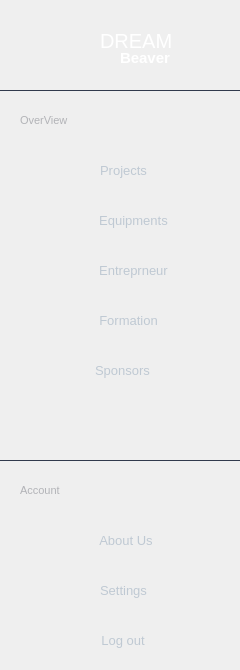
     <widget class="QWidget" name="side_bar" native="true">
      <property name="maximumSize">
       <size>
        <width>240</width>
        <height>16777215</height>
       </size>
      </property>
      <property name="styleSheet">
       <string notr="true">#side_bar {
	background-color:#0F141E;
	border-radius:7px;
}

</string>
      </property>
      <widget class="Line" name="line_1">
       <property name="geometry">
        <rect>
         <x>0</x>
         <y>80</y>
         <width>251</width>
         <height>21</height>
        </rect>
       </property>
       <property name="maximumSize">
        <size>
         <width>1000</width>
         <height>16777215</height>
        </size>
       </property>
       <property name="styleSheet">
        <string notr="true">background-color:transparent;
color: #1C212B;
color: rgb(49, 58, 77);</string>
       </property>
       <property name="frameShadow">
        <enum>QFrame::Plain</enum>
       </property>
       <property name="lineWidth">
        <number>1</number>
       </property>
       <property name="midLineWidth">
        <number>1</number>
       </property>
       <property name="orientation">
        <enum>Qt::Horizontal</enum>
       </property>
      </widget>
      <widget class="Line" name="line_2">
       <property name="geometry">
        <rect>
         <x>0</x>
         <y>450</y>
         <width>251</width>
         <height>21</height>
        </rect>
       </property>
       <property name="maximumSize">
        <size>
         <width>1000</width>
         <height>16777215</height>
        </size>
       </property>
       <property name="styleSheet">
        <string notr="true">background-color:transparent;
color: #1C212B;
color: rgb(49, 58, 77);</string>
       </property>
       <property name="frameShadow">
        <enum>QFrame::Plain</enum>
       </property>
       <property name="lineWidth">
        <number>1</number>
       </property>
       <property name="midLineWidth">
        <number>1</number>
       </property>
       <property name="orientation">
        <enum>Qt::Horizontal</enum>
       </property>
      </widget>
      <widget class="QLabel" name="Dream">
       <property name="geometry">
        <rect>
         <x>100</x>
         <y>30</y>
         <width>71</width>
         <height>21</height>
        </rect>
       </property>
       <property name="styleSheet">
        <string notr="true">background-color:transparent;
color:white;
font-size:20px;
font-size:bold;</string>
       </property>
       <property name="text">
        <string>DREAM</string>
       </property>
      </widget>
      <widget class="QLabel" name="beaver">
       <property name="geometry">
        <rect>
         <x>120</x>
         <y>50</y>
         <width>61</width>
         <height>16</height>
        </rect>
       </property>
       <property name="styleSheet">
        <string notr="true">background-color:transparent; 
color:white;
font-size:15px ;
font-weight:bold; 
</string>
       </property>
       <property name="text">
        <string>Beaver</string>
       </property>
      </widget>
      <widget class="QPushButton" name="project">
       <property name="geometry">
        <rect>
         <x>8</x>
         <y>150</y>
         <width>211</width>
         <height>41</height>
        </rect>
       </property>
       <property name="maximumSize">
        <size>
         <width>1000</width>
         <height>16777215</height>
        </size>
       </property>
       <property name="cursor">
        <cursorShape>PointingHandCursor</cursorShape>
       </property>
       <property name="styleSheet">
        <string notr="true">#project {
	background-color:transparent ; 
	border-radius:10px;
	padding: 10px 30px 10px 50px;
	background: url(:/icons/tsawer/project.svg) no-repeat;
	color:#BFC9D3 ; 
	font-size:13px;
	background-origin: content; 
}

#project::hover {
	background: url(:/icons/tsawer/project_hover.svg) no-repeat;
	background-color:#2A3E46 ; 
	padding: 10px 30px 10px 50px;
	background-origin: content; 
	color : #4AC7EA ; 
}</string>
       </property>
       <property name="text">
        <string>Projects</string>
       </property>
       <property name="iconSize">
        <size>
         <width>16</width>
         <height>16</height>
        </size>
       </property>
      </widget>
      <widget class="QPushButton" name="equipments">
       <property name="geometry">
        <rect>
         <x>8</x>
         <y>200</y>
         <width>211</width>
         <height>41</height>
        </rect>
       </property>
       <property name="maximumSize">
        <size>
         <width>1000</width>
         <height>16777215</height>
        </size>
       </property>
       <property name="cursor">
        <cursorShape>PointingHandCursor</cursorShape>
       </property>
       <property name="styleSheet">
        <string notr="true">#equipments {
	background-color:transparent ; 
	border-radius:10px;
	padding: 10px 10px 10px 50px;
	background: url(:/icons/tsawer/equip.svg) no-repeat;
	color:#BFC9D3 ; 
	font-size:13px;
	background-origin: content; 
}

#equipments::hover {
	background: url(:/icons/tsawer/equip_hover.svg) no-repeat;
	background-color:#2A3E46 ; 
	border-radius:10px;	
	padding: 10px 10px 10px 50px;
	background-origin: content; 
	font-size:13px;
	color : #4AC7EA ; 
}</string>
       </property>
       <property name="text">
        <string>Equipments</string>
       </property>
       <property name="iconSize">
        <size>
         <width>16</width>
         <height>16</height>
        </size>
       </property>
      </widget>
      <widget class="QLabel" name="overview">
       <property name="geometry">
        <rect>
         <x>20</x>
         <y>110</y>
         <width>71</width>
         <height>21</height>
        </rect>
       </property>
       <property name="styleSheet">
        <string notr="true">#overview {
	background-color:transparent ; 
	color:#B2B3B7; 
	font-size:11px ;
}
</string>
       </property>
       <property name="text">
        <string>OverView</string>
       </property>
      </widget>
      <widget class="QLabel" name="Account">
       <property name="geometry">
        <rect>
         <x>20</x>
         <y>480</y>
         <width>41</width>
         <height>21</height>
        </rect>
       </property>
       <property name="styleSheet">
        <string notr="true">#Account {
	background-color:transparent ; 
	color:#B2B3B7; 
	font-size:11px ;
}
</string>
       </property>
       <property name="text">
        <string>Account</string>
       </property>
      </widget>
      <widget class="QPushButton" name="settings">
       <property name="geometry">
        <rect>
         <x>8</x>
         <y>570</y>
         <width>211</width>
         <height>41</height>
        </rect>
       </property>
       <property name="maximumSize">
        <size>
         <width>1000</width>
         <height>16777215</height>
        </size>
       </property>
       <property name="cursor">
        <cursorShape>PointingHandCursor</cursorShape>
       </property>
       <property name="styleSheet">
        <string notr="true">#settings {
	background-color:transparent ; 
	border-radius:10px;
	padding: 10px 30px 10px 50px;
	background: url(:/icons/tsawer/settings.svg) no-repeat;
	color:#BFC9D3 ; 
	font-size:13px;
	background-origin: content; 
}

#settings::hover {
	background: url(:/icons/tsawer/settings_hover.svg) no-repeat;
	background-color:#2A3E46 ; 
	padding: 10px 30px 10px 50px;
	background-origin: content; 
	color : #4AC7EA ; 
}</string>
       </property>
       <property name="text">
        <string>Settings</string>
       </property>
       <property name="iconSize">
        <size>
         <width>16</width>
         <height>16</height>
        </size>
       </property>
      </widget>
      <widget class="QPushButton" name="logout">
       <property name="geometry">
        <rect>
         <x>8</x>
         <y>620</y>
         <width>211</width>
         <height>41</height>
        </rect>
       </property>
       <property name="maximumSize">
        <size>
         <width>1000</width>
         <height>16777215</height>
        </size>
       </property>
       <property name="cursor">
        <cursorShape>PointingHandCursor</cursorShape>
       </property>
       <property name="styleSheet">
        <string notr="true">#logout {
	background-color:transparent ; 
	border-radius:10px;
	padding: 10px 31px 10px 50px;
	background: url(:/icons/tsawer/log-out.svg) no-repeat;
	color:#BFC9D3 ; 
	font-size:13px;
	background-origin: content; 
}

#logout::hover {
	background: url(:/icons/tsawer/log-out_hover.svg) no-repeat;
	background-color:#2A3E46 ; 
	padding: 10px 31px 10px 50px;
	background-origin: content; 
	color : #4AC7EA ; 
}</string>
       </property>
       <property name="text">
        <string>Log out</string>
       </property>
       <property name="iconSize">
        <size>
         <width>16</width>
         <height>16</height>
        </size>
       </property>
      </widget>
      <widget class="QPushButton" name="About_us">
       <property name="geometry">
        <rect>
         <x>8</x>
         <y>520</y>
         <width>211</width>
         <height>41</height>
        </rect>
       </property>
       <property name="maximumSize">
        <size>
         <width>1000</width>
         <height>16777215</height>
        </size>
       </property>
       <property name="cursor">
        <cursorShape>PointingHandCursor</cursorShape>
       </property>
       <property name="styleSheet">
        <string notr="true">#About_us {
	background-color:transparent ; 
	border-radius:10px;
	padding: 10px 25px 10px 50px;
	background: url(:/icons/tsawer/info.svg) no-repeat;
	color:#BFC9D3 ; 
	font-size:13px;
	background-origin: content; 
}

#About_us::hover {
	background: url(:/icons/tsawer/info_hover.svg) no-repeat;
	background-color:#2A3E46 ; 
	padding: 10px 25px 10px 50px;
	background-origin: content; 
	color : #4AC7EA ; 
}</string>
       </property>
       <property name="text">
        <string>About Us</string>
       </property>
       <property name="iconSize">
        <size>
         <width>16</width>
         <height>16</height>
        </size>
       </property>
      </widget>
      <widget class="QLabel" name="label">
       <property name="geometry">
        <rect>
         <x>10</x>
         <y>-10</y>
         <width>101</width>
         <height>121</height>
        </rect>
       </property>
       <property name="styleSheet">
        <string notr="true"/>
       </property>
       <property name="text">
        <string/>
       </property>
       <property name="pixmap">
        <pixmap resource="Resources.qrc">:/icons/tsawer/logo.png</pixmap>
       </property>
       <property name="scaledContents">
        <bool>true</bool>
       </property>
      </widget>
      <widget class="QPushButton" name="entreperneurs">
       <property name="geometry">
        <rect>
         <x>8</x>
         <y>250</y>
         <width>211</width>
         <height>41</height>
        </rect>
       </property>
       <property name="maximumSize">
        <size>
         <width>1000</width>
         <height>16777215</height>
        </size>
       </property>
       <property name="cursor">
        <cursorShape>PointingHandCursor</cursorShape>
       </property>
       <property name="styleSheet">
        <string notr="true">#entreperneurs {
	background-color:transparent ; 
	border-radius:10px;
	padding: 10px 10px 10px 50px;
	background:  url(:/icons/tsawer/entreperneur.svg)  no-repeat;
	color:#BFC9D3 ; 
	font-size:13px;
	background-origin: content; 
}

#entreperneurs::hover {
	background:  url(:/icons/tsawer/entreperneur_hover.svg) no-repeat;
	background-color:#2A3E46 ; 
	border-radius:10px;	
	padding: 10px 10px 10px 50px;
	background-origin: content; 
	font-size:13px;
	color : #4AC7EA ; 
}</string>
       </property>
       <property name="text">
        <string>Entreprneur</string>
       </property>
       <property name="iconSize">
        <size>
         <width>16</width>
         <height>16</height>
        </size>
       </property>
      </widget>
      <widget class="QPushButton" name="formation">
       <property name="geometry">
        <rect>
         <x>8</x>
         <y>300</y>
         <width>211</width>
         <height>41</height>
        </rect>
       </property>
       <property name="maximumSize">
        <size>
         <width>1000</width>
         <height>16777215</height>
        </size>
       </property>
       <property name="cursor">
        <cursorShape>PointingHandCursor</cursorShape>
       </property>
       <property name="styleSheet">
        <string notr="true">#formation {
	background-color:transparent ; 
	border-radius:10px;
	padding: 10px 20px 10px 50px;
	background:  url(:/icons/tsawer/formation.svg)  no-repeat;
	color:#BFC9D3 ; 
	font-size:13px;
	background-origin: content; 
}

#formation::hover {
	background:  url(:/icons/tsawer/formation_hover.svg) no-repeat;
	background-color:#2A3E46 ; 
	border-radius:10px;	
	padding: 10px 20px 10px 50px;
	background-origin: content; 
	font-size:13px;
	color : #4AC7EA ; 
}</string>
       </property>
       <property name="text">
        <string>Formation</string>
       </property>
       <property name="iconSize">
        <size>
         <width>16</width>
         <height>16</height>
        </size>
       </property>
      </widget>
      <widget class="QPushButton" name="sponsors">
       <property name="geometry">
        <rect>
         <x>7</x>
         <y>350</y>
         <width>211</width>
         <height>41</height>
        </rect>
       </property>
       <property name="maximumSize">
        <size>
         <width>1000</width>
         <height>16777215</height>
        </size>
       </property>
       <property name="cursor">
        <cursorShape>PointingHandCursor</cursorShape>
       </property>
       <property name="styleSheet">
        <string notr="true">#sponsors {
	background-color:transparent ; 
	border-radius:10px;
	padding: 10px 30px 10px 50px;
	background:  url(:/icons/tsawer/adds.svg)  no-repeat;
	color:#BFC9D3 ; 
	font-size:13px;
	background-origin: content; 
}

#sponsors::hover {
	background:  url(:/icons/tsawer/adds_hover.svg) no-repeat;
	background-color:#2A3E46 ; 
	border-radius:10px;	
	padding: 10px 30px 10px 50px;
	background-origin: content; 
	font-size:13px;
	color : #4AC7EA ; 
}</string>
       </property>
       <property name="text">
        <string>Sponsors</string>
       </property>
       <property name="iconSize">
        <size>
         <width>16</width>
         <height>16</height>
        </size>
       </property>
      </widget>
     </widget>
